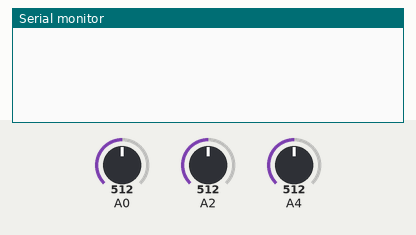
The sketch below on a simulated Arduino Uno, built with avr-gcc and run on an emulated ATmega328P. Shown: the last lines printed to the serial monitor. The inputs (shaded band) are chosen by the test bench; at power-on: A0 = 512, A2 = 512, A4 = 512.

Above: at 1.2 s.
1.3 s: A0 set to 716
At 2.5 s:
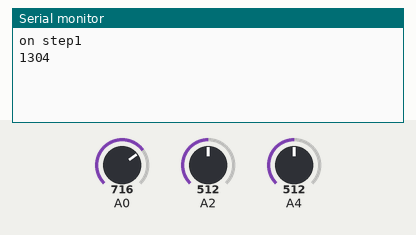
2.8 s: A0 set to 511
At 3.6 s:
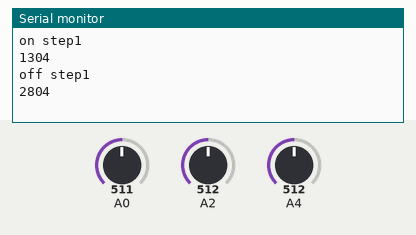
4.3 s: A2 set to 716
At 4.7 s:
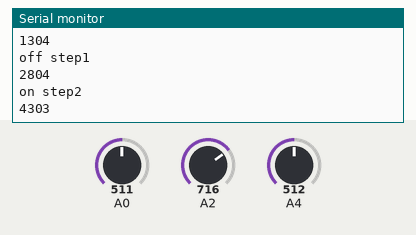
5.8 s: A4 set to 716
At 7.0 s:
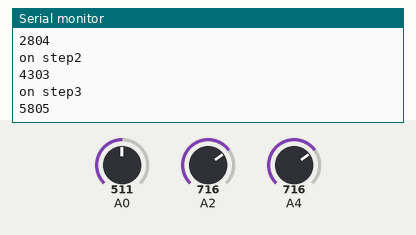
7.3 s: A2 set to 511
At 8.3 s:
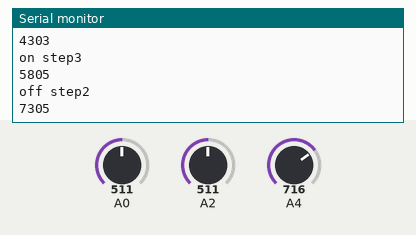
8.8 s: A4 set to 511
At 9.4 s:
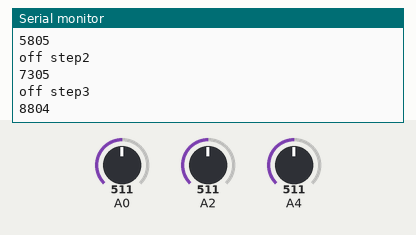
Timing chart, 0 to 11.3 s (numbered marks = the images above; inputs shaded):
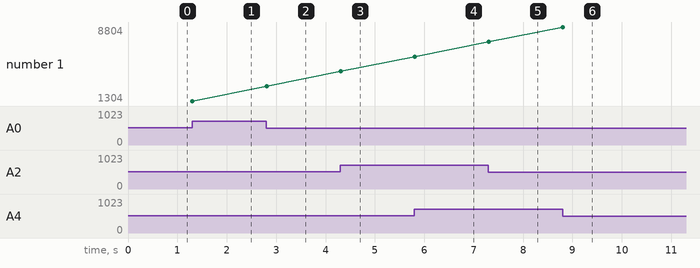

Measured:
- after the input at 1.3 s, the serial monitor: prints a new line at once (image 1)
- after the input at 2.8 s, the serial monitor: prints a new line at once (image 2)
- after the input at 4.3 s, the serial monitor: prints a new line at once (image 3)
- after the input at 5.8 s, the serial monitor: prints a new line at once (image 4)
- after the input at 7.3 s, the serial monitor: prints a new line at once (image 5)
- after the input at 8.8 s, the serial monitor: prints a new line at once (image 6)
- plotted number 1: 1304 → 2804 after the input at 2.8 s, 2804 → 4303 after the input at 4.3 s, 4303 → 5805 after the input at 5.8 s, 5805 → 7305 after the input at 7.3 s, 7305 → 8804 after the input at 8.8 s

The sketch:

pressureSensor.ino
```cpp
#define ARRAY_SIZE 100

int units_per_person = 25;
int off_step_thresh = 12;
int p1, p2, p3;
int initial1, initial2, initial3;
long start = 0;
bool on_step1 = false;
bool on_step1_enabled = false;
bool off_step1_enabled = true;
bool off_step1 = true;

bool on_step2 = false;
bool on_step2_enabled = false;
bool off_step2_enabled = true;
bool off_step2 = true;

bool on_step3 = false;
bool on_step3_enabled = false;
bool off_step3_enabled = true;
bool off_step3 = true;

int weight1 = 0, weight2 = 0, weight3 = 0;
int count_threshold = 3;

int on1_count = 0, off1_count = 0;
int on2_count = 0, off2_count = 0;
int on3_count = 0, off3_count = 0;

int step1_array[ARRAY_SIZE] = {0};
int step2_array[ARRAY_SIZE] = {0};
int step3_array[ARRAY_SIZE] = {0};
long elapsed_time = 0;

void setup() {
  // put your setup code here, to run once:
  Serial.begin(115200);
  initial1 = analogRead(A0); //+ units_per_person;
  initial2 = analogRead(A2);
  initial3 = analogRead(A4);
}

void loop() {
  // put your main code here, to run repeatedly:

//  delay(0.100);
  start = micros();

  p1 = analogRead(A0);
  weight1 = p1 - initial1;
  read_into_array(1, weight1);

  p2 = analogRead(A2);
  weight2 = p2 - initial2;
  read_into_array(2, weight2);

  p3 = analogRead(A4);
  weight3 = p3 - initial3;
  read_into_array(3, weight3);

  elapsed_time = micros() - start;
//  Serial.print("elapsed time(us): ");
//  Serial.println(elapsed_time);

  if(elapsed_time < 1000){
    delay(1 - (elapsed_time/ 1000));
  }
}

void print_array(int number){
  if(number == 1){
    Serial.print("step1: ");
    for(int i = (ARRAY_SIZE - 1) ; i >= 0 ; i--){
      Serial.print(step1_array[i]);
      Serial.print(", ");
    }
    Serial.println();
  }
  if(number == 2){
    Serial.print("step2: ");
    for(int i = (ARRAY_SIZE - 1) ; i >= 0 ; i--){
      Serial.print(step2_array[i]);
      Serial.print(", ");
    }
    Serial.println();
  }
  if(number == 3){
    Serial.print("step3: ");
    for(int i = (ARRAY_SIZE - 1) ; i >= 0 ; i--){
      Serial.print(step3_array[i]);
      Serial.print(", ");
    }
    Serial.println();
  }
}

void read_into_array(int number, int weight){
  if(number == 1){
    for(int i = (ARRAY_SIZE - 1); i > 0 ; i--){
      step1_array[i] = step1_array[i-1];
    }
    step1_array[0] = weight;
    check_upper_count(number, weight);
    check_lower_count(number, weight);
  }
  if(number == 2){
    for(int i = (ARRAY_SIZE - 1); i > 0 ; i--){
      step2_array[i] = step2_array[i-1];
    }
    step2_array[0] = weight;
    check_upper_count(number, weight);
    check_lower_count(number, weight);
  }
  if(number == 3){
    for(int i = (ARRAY_SIZE - 1); i > 0 ; i--){
      step3_array[i] = step3_array[i-1];
    }
    step3_array[0] = weight;
    check_upper_count(number, weight);
    check_lower_count(number, weight);
  }
}

void check_upper_count(int number, int weight){
  if (number == 1){
    if(weight > units_per_person && on_step1_enabled == false){
      on_step1 = true;
      off_step1 = false;
      on1_count++ ;
    }
    else{
      on1_count = 0;
    }
    if(weight > units_per_person && on1_count > count_threshold && on_step1 == true){
      on_step1_enabled = true;
      off_step1_enabled = false;
      on1_count = 0;
      Serial.println("on step1");
      Serial.println(millis());
//      print_array(number);
    }
  }
  if (number == 2){
    if(weight > units_per_person && on_step2_enabled == false){
      on_step2 = true;
      off_step2 = false;
      on2_count++ ;
    }
    else{
      on2_count = 0;
    }
    if(weight > units_per_person && on2_count > count_threshold && on_step2 == true){
      on_step2_enabled = true;
      off_step2_enabled = false;
      on2_count = 0;
      Serial.println("on step2");
      Serial.println(millis());
//      print_array(number);
    }
  }
  if (number == 3){
    if(weight > units_per_person && on_step3_enabled == false){
      on_step3 = true;
      off_step3 = false;
      on3_count++ ;
    }
    else{
      on3_count = 0;
    }
    if(weight > units_per_person && on3_count > count_threshold && on_step3 == true){
      on_step3_enabled = true;
      off_step3_enabled = false;
      on3_count = 0;
      Serial.println("on step3");
      Serial.println(millis());
//      print_array(number);
    }
  }

}

void check_lower_count(int number, int weight){
  if(number == 1){
    if(weight < off_step_thresh && off_step1_enabled == false){
      off_step1 = true;
      on_step1 = false;
      off1_count++;
    }
    else{
      off1_count = 0;
    }
    if(weight < off_step_thresh && off1_count > count_threshold && off_step1 == true){
      off_step1_enabled = true;
      on_step1_enabled = false;
      off1_count = 0;
      Serial.println("off step1");
      Serial.println(millis());
//      print_array(number);
    }
  }
  if(number == 2){
    if(weight < off_step_thresh && off_step2_enabled == false){
      off_step2 = true;
      on_step2 = false;
      off2_count++;
    }
    else{
      off2_count = 0;
    }
    if(weight < off_step_thresh && off2_count > count_threshold && off_step2 == true){
      off_step2_enabled = true;
      on_step2_enabled = false;
      off2_count = 0;
      Serial.println("off step2");
      Serial.println(millis());
//      print_array(number);
    }
  }
  if(number == 3){
    if(weight < off_step_thresh && off_step3_enabled == false){
      off_step3 = true;
      on_step3 = false;
      off3_count++;
    }
    else{
      off3_count = 0;
    }
    if(weight < off_step_thresh && off3_count > count_threshold && off_step3 == true){
      off_step3_enabled = true;
      on_step3_enabled = false;
      off3_count = 0;
      Serial.println("off step3");
      Serial.println(millis());
//      print_array(number);
    }
  }

}
```
